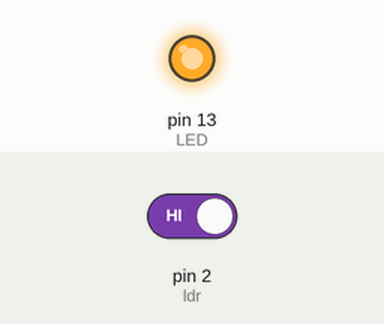
A sketch run on a simulated Arduino Uno, built with avr-gcc and run on an emulated ATmega328P. Shown: output pins drawn as LEDs (lit = HIGH). The inputs (shaded band) are chosen by the test bench; at power-on: pin 2 (ldr) HIGH.

Above: at 1.2 s.
1.3 s: pin 2 (ldr) driven LOW
At 2.5 s:
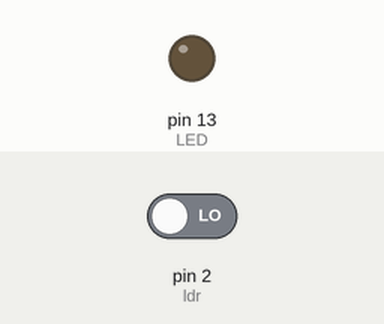
2.8 s: pin 2 (ldr) driven HIGH
At 3.8 s:
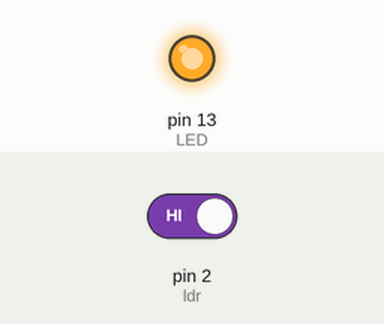
Timing chart, 0 to 5.8 s (numbered marks = the images above; inputs shaded):
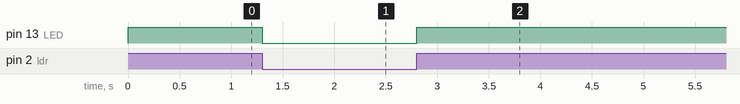

Measured:
- after the input at 1.3 s, pin 13 (LED): HIGH → LOW at once
- after the input at 2.8 s, pin 13 (LED): LOW → HIGH at once

The sketch:

ldr.c.ino
```cpp
int ldr = 2; // connect ir sensor to arduino pin 2
int LED = 13; // conect Led to arduino pin 13


void setup()
{


  pinMode (ldr, INPUT); // sensor pin INPUT
  pinMode (LED, OUTPUT); // Led pin OUTPUT

}

void loop()
{
  int statusSensor = digitalRead (ldr);

  if (statusSensor == 0)
  {
    digitalWrite(LED, LOW); // LED LOW
  }

  else
  {
    digitalWrite(LED, HIGH); // LED High
  }

}
```
